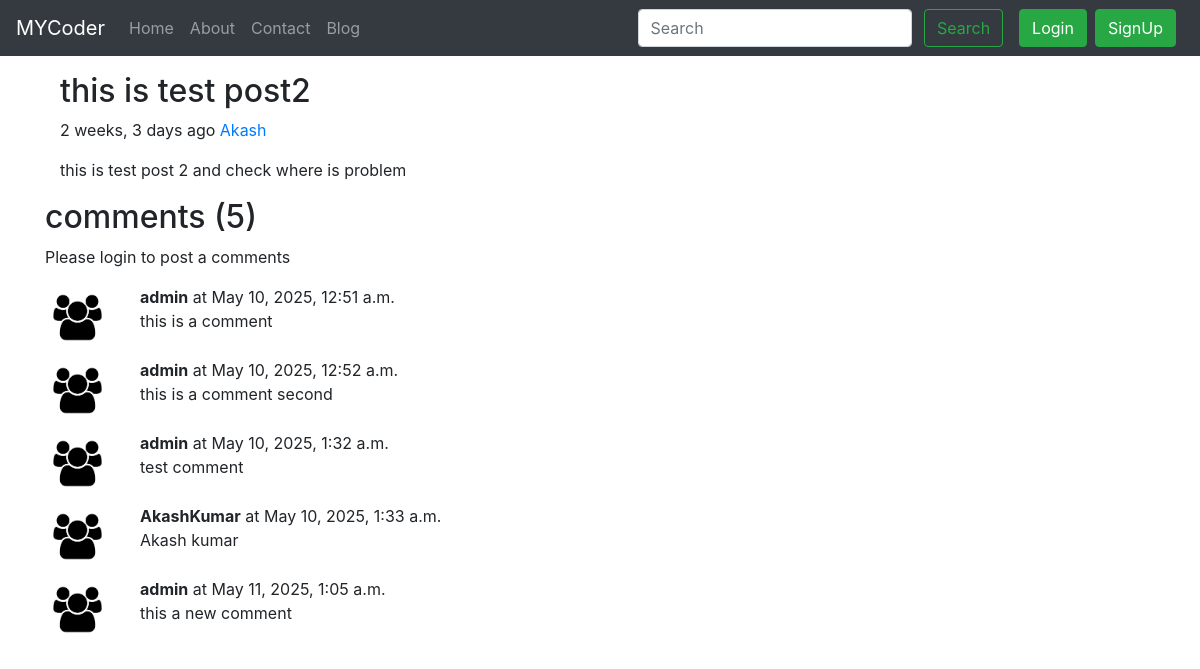
Screenshot of /blog/second-slug-Post with the database file from the repository.
### blog/models.py (models this page shows, shortened)
class Post(models.Model):
    sno = models.AutoField(primary_key=True)
    title = models.CharField(max_length=50)
    content =models.TextField()
    author = models.CharField(max_length=13)
    slug = models.CharField(max_length=130)
    timeStamp = models.DateTimeField(blank=True)

class BlogComment(models.Model):
    sno = models.AutoField(primary_key=True)
    comment = models.TextField()
    user = models.ForeignKey(User , on_delete=models.CASCADE)
    post = models.ForeignKey(Post,on_delete=models.CASCADE)
    parent = models.ForeignKey('self' , on_delete=models.CASCADE, null=True)
    timestamp = models.DateTimeField(default=now)

### blog/views.py (the view)
# urls.py: path('<str:slug>', views.blogPost, name='blogPost'),
def blogPost(request, slug):
    post = Post.objects.filter(slug=slug).first()
    comments = BlogComment.objects.filter(post=post)
    print(request.user)
    context = {'post':post, 'comments':comments, 'user':request.user }
    return render(request,'blog/blogPost.html',context)

### templates/blog/blogPost.html
{% extends 'base.html' %} {% block title %} BlogPost {% endblock title %}
 {% block body %}
 {% load humanize %}
<div class="container my-3">
  <article class="container">
    <h2 class="blog-post-title">{{post.title}}</h2>
    <p class="blog-post-meta">
      {{post.timeStamp | naturaltime}}
      <a href="/about">{{post.author}}</a>
    </p>
    <p>{{post.content|truncatechars:3000 }}</p>
  </article>
</div>
<div class="container">
  <h2>comments ({{comments.count}})</h2>
  <div class="my-2">
    {% if user.is_authenticated %}
    <form action="/blog/postComment" method="post">
      {% csrf_token %}
      <div class="form-group">
        <label for="inputEmail1"> <h5> Post comments </h5></label>
        <input
          type="text"
          class="form-control"
          name="comment"
          placeholder="Enter comments here "
        />
      </div>
      <input type="hidden" name="postSno" value="{{post.sno}}" />
      <button type="submit" class="btn btn-primary">Submit</button>
    </form>
    {% else %}
    <p>Please login to post a comments</p>
    {% endif %}
  </div>
  {% for comment in comments %}
  <div class="row my-2">
    <div class="col-md-1">
      <img
        class="rounded mx-auto d-block w-100 p-2"
        src="/static/img/user.png"
        alt="user"
      />
    </div>
    <div class="col-md-11">
      <strong>{{comment.user.username}}</strong>
      at {{ comment.timestamp }}
      <div>{{comment.comment}}</div>
    </div>
  </div>
  {% endfor %}
</div>
{% endblock body %}

### rows the page displays
Post: title "this is test post2", timeStamp "2 weeks, 3 days ago", author "Akash", content "this is test post 2 and check where is problem"
BlogComment: user.username "admin", timestamp "May 10, 2025, 12:51 a.m.", comment "this is a comment"
BlogComment: user.username "admin", timestamp "May 10, 2025, 12:52 a.m.", comment "this is a comment second"
BlogComment: user.username "admin", timestamp "May 10, 2025, 1:32 a.m.", comment "test comment"
BlogComment: user.username "AkashKumar", timestamp "May 10, 2025, 1:33 a.m.", comment "Akash kumar"
BlogComment: user.username "admin", timestamp "May 11, 2025, 1:05 a.m.", comment "this a new comment"

### other values shown
{{ comments.count }} "5"
